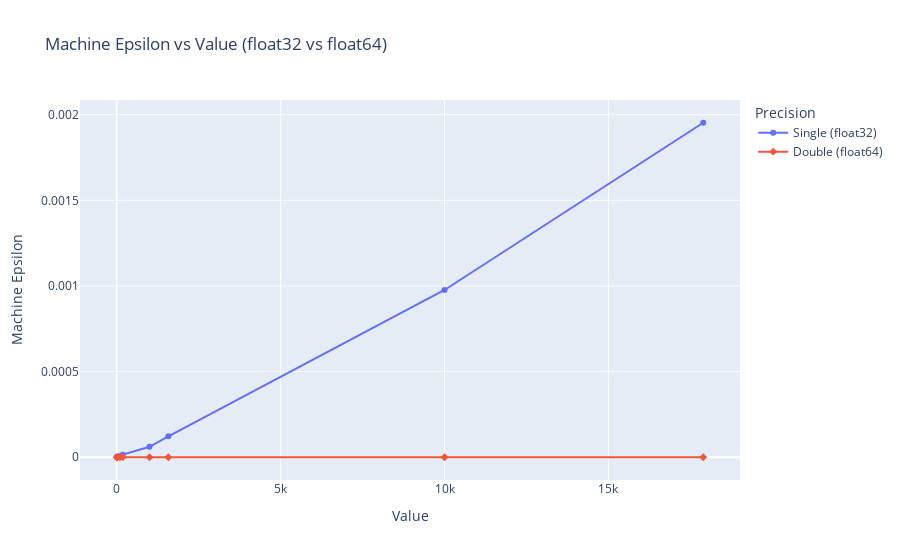
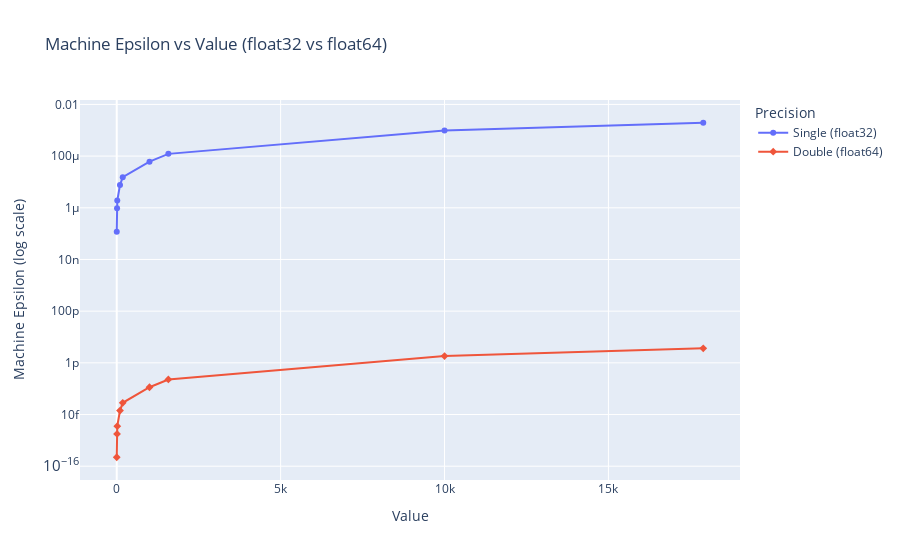

Notebook cell for these charts, in order:
### Code cell
import numpy as np
import plotly.express as px
import pandas as pd

def machine_precision_single(VAL):
    aSingle = np.float32(1)
    sSingle = np.float32(VAL + aSingle)
    while(sSingle > VAL):
        aSingle = aSingle / 2
        sSingle = np.float32(VAL + aSingle)
    return 2 * aSingle

def machine_precision_double(VAL):
    aDouble = np.float64(1)
    sDouble = np.float64(VAL + aDouble)
    while(sDouble > VAL):
        aDouble = aDouble / 2
        sDouble = np.float64(VAL + aDouble)
    return 2 * aDouble

def main():
    nums = [1, 10, 17, 100, 184, 1000, 1575, 10000, 17893]
    
    data = {
        "VAL": [],
        "Epsilon": [],
        "Precision": []
    }

    for val in nums:
        eps_single = machine_precision_single(val)
        eps_double = machine_precision_double(val)
        data["VAL"].append(val)
        data["Epsilon"].append(eps_single)
        data["Precision"].append("Single (float32)")
        data["VAL"].append(val)
        data["Epsilon"].append(eps_double)
        data["Precision"].append("Double (float64)")

    df = pd.DataFrame(data)

    fig = px.line(df, x="VAL", y="Epsilon", 
                  color="Precision", 
                  markers=True,
                  symbol="Precision",
                  title="Machine Epsilon vs Value (float32 vs float64)",
                  log_y=False)
    fig.update_layout(xaxis_title="Value", yaxis_title="Machine Epsilon")

    fig.update_traces(
        hovertemplate="<b>Precision=%{legendgroup}</b><br>VAL=%{x}<br>" +
                      "Epsilon=%{y:.6e}".replace('e', '×10<sup>') + "</sup>"
    )

    fig.show()



    fig = px.line(df, x="VAL", y="Epsilon", 
                  color="Precision", 
                  markers=True,
                  symbol="Precision",
                  title="Machine Epsilon vs Value (float32 vs float64)",
                  log_y=True)
    

    fig.update_traces(
        hovertemplate="<b>Precision=%{legendgroup}</b><br>VAL=%{x}<br>" +
                      "Epsilon=%{y}".replace('e', '×10<sup>') + "</sup>"
    )

    fig.update_layout(xaxis_title="Value", yaxis_title="Machine Epsilon (log scale)")
    fig.show()
main()

### Figure 1 — Plotly figure (JSON) as saved in the notebook; plotly's stock layout.template omitted (floating-point values rounded to 4 significant figures)
{"data": [{"hovertemplate": "<b>Precision=%{legendgroup}</b><br>VAL=%{x}<br>Epsilon=%{y:.6×10<sup>}</sup>", "legendgroup": "Single (float32)", "line": {"color": "#636efa", "dash": "solid"}, "marker": {"symbol": "circle"}, "mode": "lines+markers", "name": "Single (float32)", "orientation": "v", "showlegend": true, "type": "scatter", "x": [1, 10, 17, 100, 184, 1000, 1575, 10000, 17893], "xaxis": "x", "y": [1.192e-07, 9.537e-07, 1.907e-06, 7.629e-06, 1.526e-05, 6.104e-05, 0.0001221, 0.0009766, 0.001953], "yaxis": "y"}, {"hovertemplate": "<b>Precision=%{legendgroup}</b><br>VAL=%{x}<br>Epsilon=%{y:.6×10<sup>}</sup>", "legendgroup": "Double (float64)", "line": {"color": "#EF553B", "dash": "solid"}, "marker": {"symbol": "diamond"}, "mode": "lines+markers", "name": "Double (float64)", "orientation": "v", "showlegend": true, "type": "scatter", "x": [1, 10, 17, 100, 184, 1000, 1575, 10000, 17893], "xaxis": "x", "y": [2.22e-16, 1.776e-15, 3.553e-15, 1.421e-14, 2.842e-14, 1.137e-13, 2.274e-13, 1.819e-12, 3.638e-12], "yaxis": "y"}], "layout": {"legend": {"title": {"text": "Precision"}, "tracegroupgap": 0}, "title": {"text": "Machine Epsilon vs Value (float32 vs float64)"}, "xaxis": {"anchor": "y", "domain": [0, 1], "title": {"text": "Value"}}, "yaxis": {"anchor": "x", "domain": [0, 1], "title": {"text": "Machine Epsilon"}}}}

### Figure 2 — Plotly figure (JSON) as saved in the notebook; plotly's stock layout.template omitted (floating-point values rounded to 4 significant figures)
{"data": [{"hovertemplate": "<b>Precision=%{legendgroup}</b><br>VAL=%{x}<br>Epsilon=%{y}</sup>", "legendgroup": "Single (float32)", "line": {"color": "#636efa", "dash": "solid"}, "marker": {"symbol": "circle"}, "mode": "lines+markers", "name": "Single (float32)", "orientation": "v", "showlegend": true, "type": "scatter", "x": [1, 10, 17, 100, 184, 1000, 1575, 10000, 17893], "xaxis": "x", "y": [1.192e-07, 9.537e-07, 1.907e-06, 7.629e-06, 1.526e-05, 6.104e-05, 0.0001221, 0.0009766, 0.001953], "yaxis": "y"}, {"hovertemplate": "<b>Precision=%{legendgroup}</b><br>VAL=%{x}<br>Epsilon=%{y}</sup>", "legendgroup": "Double (float64)", "line": {"color": "#EF553B", "dash": "solid"}, "marker": {"symbol": "diamond"}, "mode": "lines+markers", "name": "Double (float64)", "orientation": "v", "showlegend": true, "type": "scatter", "x": [1, 10, 17, 100, 184, 1000, 1575, 10000, 17893], "xaxis": "x", "y": [2.22e-16, 1.776e-15, 3.553e-15, 1.421e-14, 2.842e-14, 1.137e-13, 2.274e-13, 1.819e-12, 3.638e-12], "yaxis": "y"}], "layout": {"legend": {"title": {"text": "Precision"}, "tracegroupgap": 0}, "title": {"text": "Machine Epsilon vs Value (float32 vs float64)"}, "xaxis": {"anchor": "y", "domain": [0, 1], "title": {"text": "Value"}}, "yaxis": {"anchor": "x", "domain": [0, 1], "title": {"text": "Machine Epsilon (log scale)"}, "type": "log"}}}
